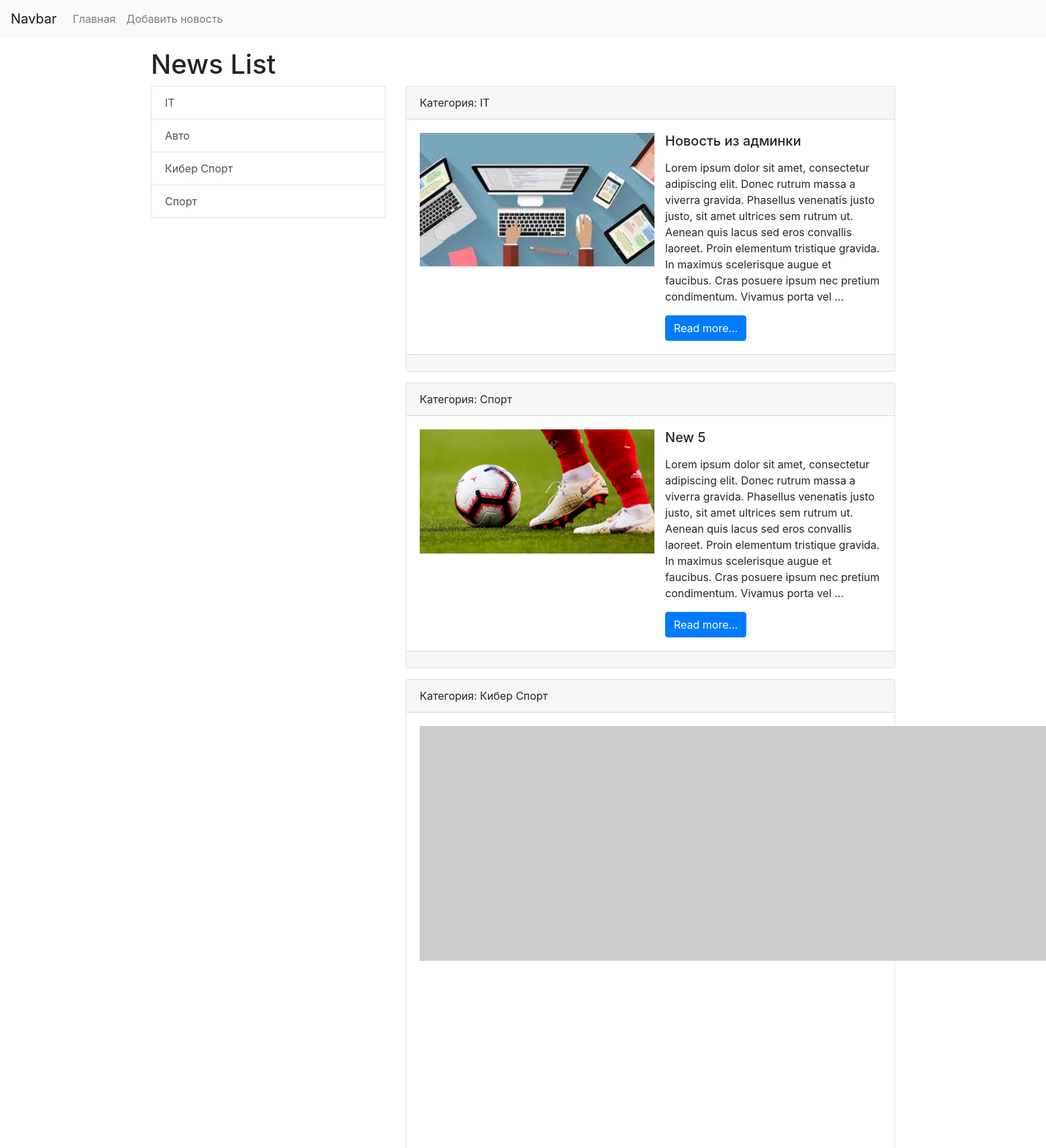
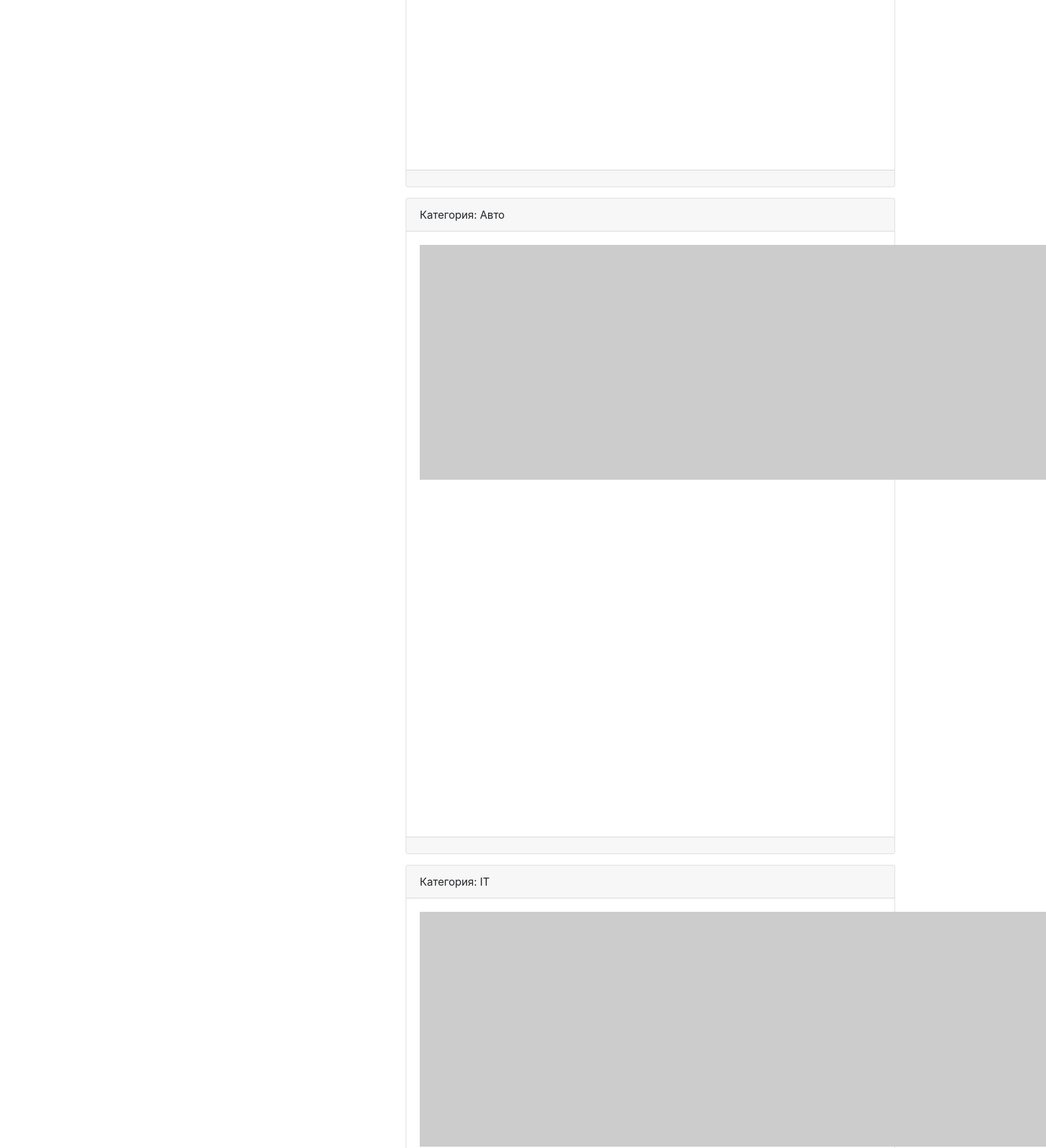
The page / (upper part) on the database its author committed (2 pictures, top to bottom).
### news/models.py (models this page shows, shortened)
class Category(models.Model):
    title = models.CharField(max_length=150, db_index=True)
    def __str__(self):
        return self.title
    class Meta:
        verbose_name = 'Категория'
        verbose_name_plural = 'Категории'
        ordering = ['title']

class News(models.Model):
    title = models.CharField(max_length=128)
    content = models.TextField(blank=True)
    created_date = models.DateTimeField(auto_now_add=True)
    updated_date = models.DateTimeField(auto_now=True)
    photo = models.ImageField(upload_to='photos/%Y/%m/%d', blank=True)
    publish = models.BooleanField(default=True)
    category = models.ForeignKey('Category', on_delete=models.PROTECT, null=True)
    class Meta:
        verbose_name = 'Новость'
        verbose_name_plural = 'Новости'
        ordering = ['-created_date']

### news/views.py (the view)
# urls.py: path('', index),
def index(request):
    news = News.objects.all()
    categories = Category.objects.all()
    context = {'news': news,
               'title': 'News List',
               'categories': categories,
               }
    return render(request, 'news/index.html', context=context)

### news/templates/news/index.html (shortened to what this page needs)
<!doctype html>
<html lang="en">
<head>
    <link rel="stylesheet" href="https://stackpath.bootstrapcdn.com/bootstrap/4.4.1/css/bootstrap.min.css"
>
</head>
<body>
<nav class="navbar navbar-expand-lg navbar-light bg-light">
    <a class="navbar-brand" href="/">Navbar</a>
    <div class="collapse navbar-collapse" id="navbarSupportedContent">
        <ul class="navbar-nav mr-auto">
            <li class="nav-item"><a class="nav-link" href="/">Главная</a></li>
            <li class="nav-item"><a class="nav-link" href="/">Добавить новость</a></li>
        </ul>
    </div>
</nav>
<div class="container mt-3">
    <h1>{{ title }}</h1>
    <div class="row">
        <div class="col-md-4">
            <div class="list-group">
                {% for item in categories %}
                <a href="/category/{{ item.pk }}" class="list-group-item list-group-item-action">
                    {{ item.title }}</a>
                {% endfor %}
            </div>
        </div>
        <div class="col-md-8">
            {% for item in news %}
            <div class="card mb-3">
                <div class="card-header">
                    Категория: {{ item.category }}
                </div>
                <div class="card-body">
                    <div class="media">
                        {% if item.photo %}
                            <img src="{{ item.photo.url }}" alt="" width="350" class="mr-3">
                        {% else %}
                            <img src="https://picsum.photos/id/1060/350/235/?blur=2" alt="" class="mr-3">
                        {% endif %}
                        <div class="media-body">
                            <h5 class="card-title">{{ item.title }}</h5>
                            <p class="card-text">{{ item.content|safe|linebreaks|truncatewords:50 }}</p>
                            <a href="#" class="btn btn-primary">Read more...</a>
                        </div>
                    </div>
                </div>
                <div class="card-footer text-muted">
                </div>
            </div>
            {% endfor %}
        </div>
    </div>
</div>
</body>
</html>

### rows shown on the page
Category: title "IT"
Category: title "Авто"
Category: title "Кибер Спорт"
Category: title "Спорт"
News: category "IT", photo (picture), title "Новость из админки", content "Lorem ipsum dolor sit amet, consectetur adipiscing elit. Donec rutrum massa a viverra gravida. Phasellus venenatis justo justo, sit amet ultrices sem rutrum ut. Aenean quis lacus sed eros convallis laoreet. Proin elementum tristique gravida. In maximus scelerisque augue et faucibus. Cras posuere ipsum nec pretium condimentum. Vivamus porta vel …"
News: category "Спорт", photo (picture), title "New 5", content "Lorem ipsum dolor sit amet, consectetur adipiscing elit. Donec rutrum massa a viverra gravida. Phasellus venenatis justo justo, sit amet ultrices sem rutrum ut. Aenean quis lacus sed eros convallis laoreet. Proin elementum tristique gravida. In maximus scelerisque augue et faucibus. Cras posuere ipsum nec pretium condimentum. Vivamus porta vel …"
News: category "Кибер Спорт"
News: category "Авто"
News: category "IT"

### other values the page prints
{{ title }} "News List"
